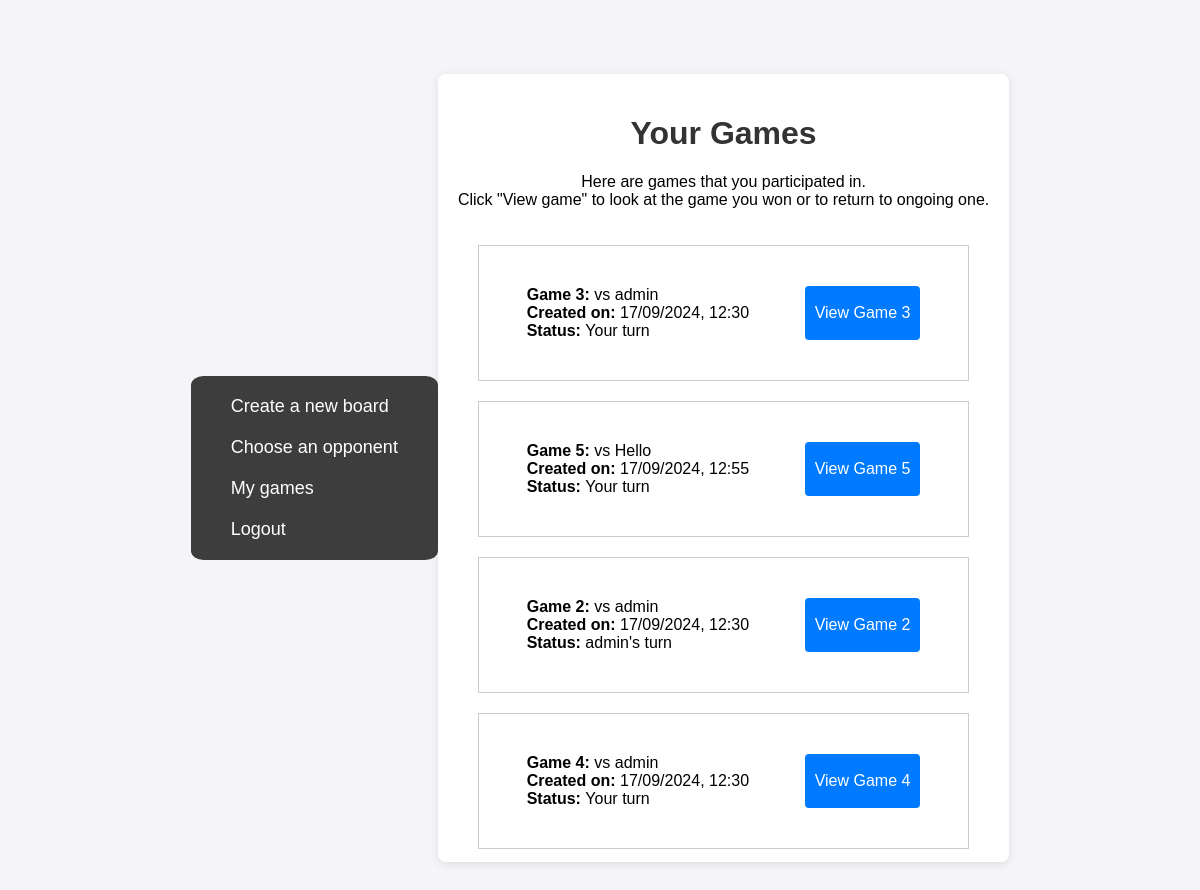
The app's page /games/ (signed in), older data.
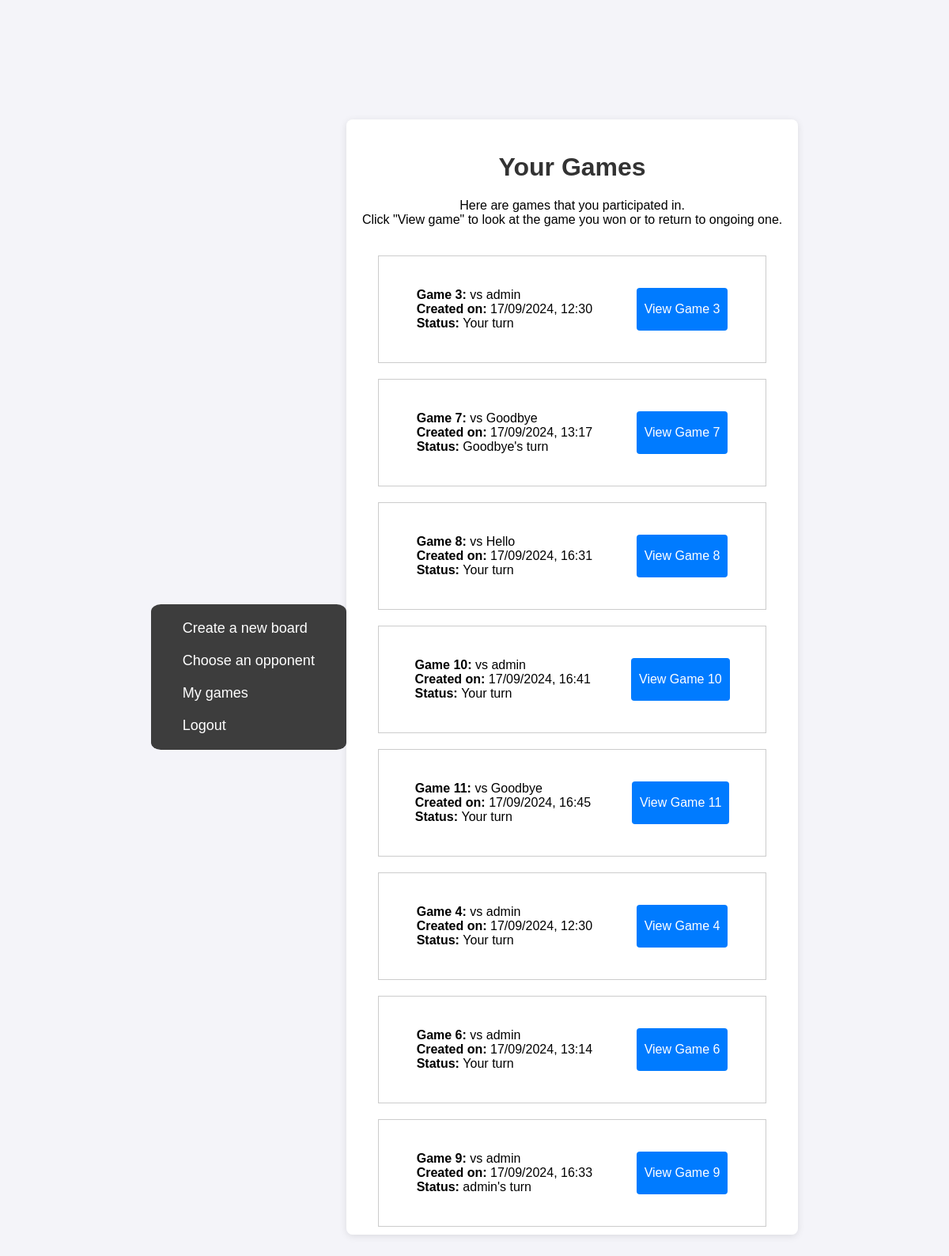
The same page, newer data.
### application/models.py (models this page shows, shortened)
class Game(models.Model):
    player_1 = models.ForeignKey('auth.User', related_name='games_as_player1', on_delete=models.CASCADE)
    player_2 = models.ForeignKey('auth.User', related_name='games_as_player2', on_delete=models.CASCADE)
    player_1_board = models.ForeignKey(Board, related_name='games_as_player1_board', on_delete=models.CASCADE,default=1)
    player_2_board = models.ForeignKey(Board, related_name='games_as_player2_board', on_delete=models.CASCADE,default=1)
    current_turn = models.ForeignKey('auth.User', related_name='current_turn_games', on_delete=models.CASCADE)
    winner = models.ForeignKey('auth.User', related_name='winner', on_delete=models.CASCADE, null=True, blank=True)
    created_at = models.DateTimeField(auto_now_add=True)
    updated_at = models.DateTimeField(auto_now=True)

### application/views.py (the view)
# urls.py: path('games/', views.games_view, name='games_list'),
@login_required
def games_view(request):
    user = request.user
    games_as_player_1 = Game.objects.filter(player_1=user)
    games_as_player_2 = Game.objects.filter(player_2=user)
    games = games_as_player_1 | games_as_player_2
    return render(request, 'games_list.html', {'games': games})

### application/templates/games_list.html (shortened to what this page needs)
{% load static %}
<!DOCTYPE html>
<html lang="en">
<head>
    <link rel="stylesheet" href="{% static 'application/styles.css' %}">
</head>
<body>
    <nav class="navbar">
        <ul class="navbar-menu">
            <li class="navbar-item">
                <a href="{% url 'create_board' %}">Create a new board</a>
                <a href="{% url 'connect_tables'%}">Choose an opponent</a>
                <a href="{% url 'games_list'%}">My games</a>
                <a href="{% url 'logout' %}">Logout</a>
            </li>
        </ul>
    </nav>
    <div class="container">
    <h1>Your Games</h1>
    <p>Here are games that you participated in.
    <br>Click "View game" to look at the game you won or to return to ongoing one.
    </p>
    <div class="board-list">
        {% for game in games %}
            <div class="game-boards game-board">
                <div style="margin:20px;">
                    <b>Game {{ game.id }}:</b>
                    vs
                    {% if game.player_1 == user %}
                        {{ game.player_2.username }}
                    {% else %}
                        {{ game.player_1.username }}
                    {% endif %}
                    <br>
                    <b>Created on:</b> {{ game.created_at|date:"d/m/Y, H:i" }}
                    <br>
                    <b>Status: </b>
                    {% if game.current_turn == user %}
                        Your turn
                    {% else %}
                        {{ game.current_turn.username }}'s turn
                    {% endif %}
                    <br>
                </div>
                <button type="button" style="margin:20px;"onclick="window.location.href='{% url 'game_view' game_id=game.id %}'">View Game {{ game.id }} </button>
            </div>
        {% empty %}
            <p>You have not participated in any games yet.</p>
        {% endfor %}
    </div>
</div>
</body>
</html>

Row changes from the older to the newer data that the page shows:
removed Game: id "5", player_2.username "Hello", created_at "17/09/2024, 12:55", shows "Your turn"
removed Game: id "2", player_1.username "admin", created_at "17/09/2024, 12:30", current_turn.username "admin"
added Game: id "7", player_2.username "Goodbye", created_at "17/09/2024, 13:17", current_turn.username "Goodbye"
added Game: id "8", player_2.username "Hello", created_at "17/09/2024, 16:31", shows "Your turn"
added Game: id "10", player_2.username "admin", created_at "17/09/2024, 16:41", shows "Your turn"
added Game: id "11", player_2.username "Goodbye", created_at "17/09/2024, 16:45", shows "Your turn"
added Game: id "6", player_1.username "admin", created_at "17/09/2024, 13:14", shows "Your turn"
added Game: id "9", player_1.username "admin", created_at "17/09/2024, 16:33", current_turn.username "admin"
